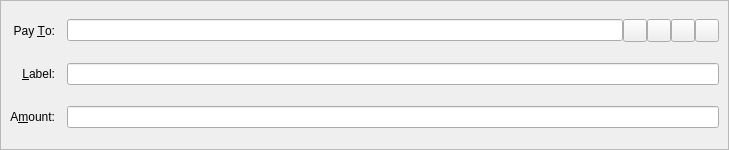
<?xml version="1.0" encoding="UTF-8"?>
<ui version="4.0">
 <class>SendCoinsEntry</class>
 <widget class="QStackedWidget" name="SendCoinsEntry">
  <property name="geometry">
   <rect>
    <x>0</x>
    <y>0</y>
    <width>729</width>
    <height>150</height>
   </rect>
  </property>
  <property name="focusPolicy">
   <enum>Qt::TabFocus</enum>
  </property>
  <property name="autoFillBackground">
   <bool>false</bool>
  </property>
  <widget class="QFrame" name="SendCoins">
   <property name="toolTip">
    <string>This is a normal payment.</string>
   </property>
   <property name="frameShape">
    <enum>QFrame::StyledPanel</enum>
   </property>
   <property name="frameShadow">
    <enum>QFrame::Sunken</enum>
   </property>
   <layout class="QGridLayout" name="gridLayout">
    <property name="spacing">
     <number>12</number>
    </property>
    <item row="0" column="0">
     <widget class="QLabel" name="payToLabel">
      <property name="text">
       <string>Pay &amp;To:</string>
      </property>
      <property name="alignment">
       <set>Qt::AlignRight|Qt::AlignTrailing|Qt::AlignVCenter</set>
      </property>
      <property name="buddy">
       <cstring>payTo</cstring>
      </property>
     </widget>
    </item>
    <item row="0" column="1">
     <layout class="QHBoxLayout" name="payToLayout">
      <property name="spacing">
       <number>0</number>
      </property>
      <item>
       <widget class="QValidatedLineEdit" name="payTo">
        <property name="toolTip">
         <string>The address to send the payment to (e.g. CNS17iag9jJgTHD1VXjvLCEnZuQ3rJDE9L)</string>
        </property>
       </widget>
      </item>
      <item>
       <widget class="QToolButton" name="addressBookButton">
        <property name="toolTip">
         <string>Choose previously used address</string>
        </property>
        <property name="text">
         <string/>
        </property>
        <property name="icon">
         <iconset resource="../bitcoin.qrc">
          <normaloff>:/icons/address-book</normaloff>:/icons/address-book</iconset>
        </property>
        <property name="shortcut">
         <string>Alt+A</string>
        </property>
       </widget>
	   </item>
	   <item>
	   <widget class="QToolButton" name="ExchangeBookButton">
        <property name="toolTip">
         <string>Choose Exchange address</string>
        </property>
        <property name="text">
         <string/>
        </property>
        <property name="icon">
         <iconset resource="../bitcoin.qrc">
          <normaloff>:/icons/exchange</normaloff>:/icons/exchange</iconset>
        </property>
        <property name="shortcut">
         <string>Alt+E</string>
        </property>
       </widget>
      </item>
      <item>
       <widget class="QToolButton" name="pasteButton">
        <property name="toolTip">
         <string>Paste address from clipboard</string>
        </property>
        <property name="text">
         <string/>
        </property>
        <property name="icon">
         <iconset resource="../bitcoin.qrc">
          <normaloff>:/icons/editpaste</normaloff>:/icons/editpaste</iconset>
        </property>
        <property name="shortcut">
         <string>Alt+P</string>
        </property>
       </widget>
      </item>
      <item>
       <widget class="QToolButton" name="deleteButton">
        <property name="toolTip">
         <string>Remove this entry</string>
        </property>
        <property name="text">
         <string/>
        </property>
        <property name="icon">
         <iconset resource="../bitcoin.qrc">
          <normaloff>:/icons/remove</normaloff>:/icons/remove</iconset>
        </property>
       </widget>
      </item>
     </layout>
    </item>
    <item row="1" column="0">
     <widget class="QLabel" name="labellLabel">
      <property name="text">
       <string>&amp;Label:</string>
      </property>
      <property name="alignment">
       <set>Qt::AlignRight|Qt::AlignTrailing|Qt::AlignVCenter</set>
      </property>
      <property name="buddy">
       <cstring>addAsLabel</cstring>
      </property>
     </widget>
    </item>
    <item row="1" column="1">
     <widget class="QLineEdit" name="addAsLabel">
      <property name="toolTip">
       <string>Enter a label for this address to add it to the list of used addresses</string>
      </property>
     </widget>
    </item>
    <item row="2" column="0">
     <widget class="QLabel" name="amountLabel">
      <property name="text">
       <string>A&amp;mount:</string>
      </property>
      <property name="alignment">
       <set>Qt::AlignRight|Qt::AlignTrailing|Qt::AlignVCenter</set>
      </property>
      <property name="buddy">
       <cstring>payAmount</cstring>
      </property>
     </widget>
    </item>
    <item row="2" column="1">
     <widget class="BitcoinAmountField" name="payAmount"/>
    </item>
   </layout>
  </widget>
  <widget class="QFrame" name="SendCoins_InsecurePaymentRequest">
   <property name="palette">
    <palette>
     <active>
      <colorrole role="WindowText">
       <brush brushstyle="SolidPattern">
        <color alpha="255">
         <red>0</red>
         <green>0</green>
         <blue>0</blue>
        </color>
       </brush>
      </colorrole>
      <colorrole role="Button">
       <brush brushstyle="SolidPattern">
        <color alpha="255">
         <red>255</red>
         <green>255</green>
         <blue>127</blue>
        </color>
       </brush>
      </colorrole>
      <colorrole role="Light">
       <brush brushstyle="SolidPattern">
        <color alpha="255">
         <red>255</red>
         <green>255</green>
         <blue>255</blue>
        </color>
       </brush>
      </colorrole>
      <colorrole role="Midlight">
       <brush brushstyle="SolidPattern">
        <color alpha="255">
         <red>255</red>
         <green>255</green>
         <blue>191</blue>
        </color>
       </brush>
      </colorrole>
      <colorrole role="Dark">
       <brush brushstyle="SolidPattern">
        <color alpha="255">
         <red>127</red>
         <green>127</green>
         <blue>63</blue>
        </color>
       </brush>
      </colorrole>
      <colorrole role="Mid">
       <brush brushstyle="SolidPattern">
        <color alpha="255">
         <red>170</red>
         <green>170</green>
         <blue>84</blue>
        </color>
       </brush>
      </colorrole>
      <colorrole role="Text">
       <brush brushstyle="SolidPattern">
        <color alpha="255">
         <red>0</red>
         <green>0</green>
         <blue>0</blue>
        </color>
       </brush>
      </colorrole>
      <colorrole role="BrightText">
       <brush brushstyle="SolidPattern">
        <color alpha="255">
         <red>255</red>
         <green>255</green>
         <blue>255</blue>
        </color>
       </brush>
      </colorrole>
      <colorrole role="ButtonText">
       <brush brushstyle="SolidPattern">
        <color alpha="255">
         <red>0</red>
         <green>0</green>
         <blue>0</blue>
        </color>
       </brush>
      </colorrole>
      <colorrole role="Base">
       <brush brushstyle="SolidPattern">
        <color alpha="255">
         <red>255</red>
         <green>255</green>
         <blue>255</blue>
        </color>
       </brush>
      </colorrole>
      <colorrole role="Window">
       <brush brushstyle="SolidPattern">
        <color alpha="255">
         <red>255</red>
         <green>255</green>
         <blue>127</blue>
        </color>
       </brush>
      </colorrole>
      <colorrole role="Shadow">
       <brush brushstyle="SolidPattern">
        <color alpha="255">
         <red>0</red>
         <green>0</green>
         <blue>0</blue>
        </color>
       </brush>
      </colorrole>
      <colorrole role="AlternateBase">
       <brush brushstyle="SolidPattern">
        <color alpha="255">
         <red>255</red>
         <green>255</green>
         <blue>191</blue>
        </color>
       </brush>
      </colorrole>
      <colorrole role="ToolTipBase">
       <brush brushstyle="SolidPattern">
        <color alpha="255">
         <red>255</red>
         <green>255</green>
         <blue>220</blue>
        </color>
       </brush>
      </colorrole>
      <colorrole role="ToolTipText">
       <brush brushstyle="SolidPattern">
        <color alpha="255">
         <red>0</red>
         <green>0</green>
         <blue>0</blue>
        </color>
       </brush>
      </colorrole>
     </active>
     <inactive>
      <colorrole role="WindowText">
       <brush brushstyle="SolidPattern">
        <color alpha="255">
         <red>0</red>
         <green>0</green>
         <blue>0</blue>
        </color>
       </brush>
      </colorrole>
      <colorrole role="Button">
       <brush brushstyle="SolidPattern">
        <color alpha="255">
         <red>255</red>
         <green>255</green>
         <blue>127</blue>
        </color>
       </brush>
      </colorrole>
      <colorrole role="Light">
       <brush brushstyle="SolidPattern">
        <color alpha="255">
         <red>255</red>
         <green>255</green>
         <blue>255</blue>
        </color>
       </brush>
      </colorrole>
      <colorrole role="Midlight">
       <brush brushstyle="SolidPattern">
        <color alpha="255">
         <red>255</red>
         <green>255</green>
         <blue>191</blue>
        </color>
       </brush>
      </colorrole>
      <colorrole role="Dark">
       <brush brushstyle="SolidPattern">
        <color alpha="255">
         <red>127</red>
         <green>127</green>
         <blue>63</blue>
        </color>
       </brush>
      </colorrole>
      <colorrole role="Mid">
       <brush brushstyle="SolidPattern">
        <color alpha="255">
         <red>170</red>
         <green>170</green>
         <blue>84</blue>
        </color>
       </brush>
      </colorrole>
      <colorrole role="Text">
       <brush brushstyle="SolidPattern">
        <color alpha="255">
         <red>0</red>
         <green>0</green>
         <blue>0</blue>
        </color>
       </brush>
      </colorrole>
      <colorrole role="BrightText">
       <brush brushstyle="SolidPattern">
        <color alpha="255">
         <red>255</red>
         <green>255</green>
         <blue>255</blue>
        </color>
       </brush>
      </colorrole>
      <colorrole role="ButtonText">
       <brush brushstyle="SolidPattern">
        <color alpha="255">
         <red>0</red>
         <green>0</green>
         <blue>0</blue>
        </color>
       </brush>
      </colorrole>
      <colorrole role="Base">
       <brush brushstyle="SolidPattern">
        <color alpha="255">
         <red>255</red>
         <green>255</green>
         <blue>255</blue>
        </color>
       </brush>
      </colorrole>
      <colorrole role="Window">
       <brush brushstyle="SolidPattern">
        <color alpha="255">
         <red>255</red>
         <green>255</green>
         <blue>127</blue>
        </color>
       </brush>
      </colorrole>
      <colorrole role="Shadow">
       <brush brushstyle="SolidPattern">
        <color alpha="255">
         <red>0</red>
         <green>0</green>
         <blue>0</blue>
        </color>
       </brush>
      </colorrole>
      <colorrole role="AlternateBase">
       <brush brushstyle="SolidPattern">
        <color alpha="255">
         <red>255</red>
         <green>255</green>
         <blue>191</blue>
        </color>
       </brush>
      </colorrole>
      <colorrole role="ToolTipBase">
       <brush brushstyle="SolidPattern">
        <color alpha="255">
         <red>255</red>
         <green>255</green>
         <blue>220</blue>
        </color>
       </brush>
      </colorrole>
      <colorrole role="ToolTipText">
       <brush brushstyle="SolidPattern">
        <color alpha="255">
         <red>0</red>
         <green>0</green>
         <blue>0</blue>
        </color>
       </brush>
      </colorrole>
     </inactive>
     <disabled>
      <colorrole role="WindowText">
       <brush brushstyle="SolidPattern">
        <color alpha="255">
         <red>127</red>
         <green>127</green>
         <blue>63</blue>
        </color>
       </brush>
      </colorrole>
      <colorrole role="Button">
       <brush brushstyle="SolidPattern">
        <color alpha="255">
         <red>255</red>
         <green>255</green>
         <blue>127</blue>
        </color>
       </brush>
      </colorrole>
      <colorrole role="Light">
       <brush brushstyle="SolidPattern">
        <color alpha="255">
         <red>255</red>
         <green>255</green>
         <blue>255</blue>
        </color>
       </brush>
      </colorrole>
      <colorrole role="Midlight">
       <brush brushstyle="SolidPattern">
        <color alpha="255">
         <red>255</red>
         <green>255</green>
         <blue>191</blue>
        </color>
       </brush>
      </colorrole>
      <colorrole role="Dark">
       <brush brushstyle="SolidPattern">
        <color alpha="255">
         <red>127</red>
         <green>127</green>
         <blue>63</blue>
        </color>
       </brush>
      </colorrole>
      <colorrole role="Mid">
       <brush brushstyle="SolidPattern">
        <color alpha="255">
         <red>170</red>
         <green>170</green>
         <blue>84</blue>
        </color>
       </brush>
      </colorrole>
      <colorrole role="Text">
       <brush brushstyle="SolidPattern">
        <color alpha="255">
         <red>127</red>
         <green>127</green>
         <blue>63</blue>
        </color>
       </brush>
      </colorrole>
      <colorrole role="BrightText">
       <brush brushstyle="SolidPattern">
        <color alpha="255">
         <red>255</red>
         <green>255</green>
         <blue>255</blue>
        </color>
       </brush>
      </colorrole>
      <colorrole role="ButtonText">
       <brush brushstyle="SolidPattern">
        <color alpha="255">
         <red>127</red>
         <green>127</green>
         <blue>63</blue>
        </color>
       </brush>
      </colorrole>
      <colorrole role="Base">
       <brush brushstyle="SolidPattern">
        <color alpha="255">
         <red>255</red>
         <green>255</green>
         <blue>127</blue>
        </color>
       </brush>
      </colorrole>
      <colorrole role="Window">
       <brush brushstyle="SolidPattern">
        <color alpha="255">
         <red>255</red>
         <green>255</green>
         <blue>127</blue>
        </color>
       </brush>
      </colorrole>
      <colorrole role="Shadow">
       <brush brushstyle="SolidPattern">
        <color alpha="255">
         <red>0</red>
         <green>0</green>
         <blue>0</blue>
        </color>
       </brush>
      </colorrole>
      <colorrole role="AlternateBase">
       <brush brushstyle="SolidPattern">
        <color alpha="255">
         <red>255</red>
         <green>255</green>
         <blue>127</blue>
        </color>
       </brush>
      </colorrole>
      <colorrole role="ToolTipBase">
       <brush brushstyle="SolidPattern">
        <color alpha="255">
         <red>255</red>
         <green>255</green>
         <blue>220</blue>
        </color>
       </brush>
      </colorrole>
      <colorrole role="ToolTipText">
       <brush brushstyle="SolidPattern">
        <color alpha="255">
         <red>0</red>
         <green>0</green>
         <blue>0</blue>
        </color>
       </brush>
      </colorrole>
     </disabled>
    </palette>
   </property>
   <property name="toolTip">
    <string>This is an unverified payment request.</string>
   </property>
   <property name="autoFillBackground">
    <bool>true</bool>
   </property>
   <property name="frameShape">
    <enum>QFrame::StyledPanel</enum>
   </property>
   <property name="frameShadow">
    <enum>QFrame::Sunken</enum>
   </property>
   <layout class="QGridLayout" name="gridLayout_is">
    <property name="spacing">
     <number>12</number>
    </property>
    <item row="0" column="0">
     <widget class="QLabel" name="payToLabel_is">
      <property name="text">
       <string>Pay To:</string>
      </property>
      <property name="alignment">
       <set>Qt::AlignRight|Qt::AlignTrailing|Qt::AlignVCenter</set>
      </property>
     </widget>
    </item>
    <item row="0" column="1">
     <layout class="QHBoxLayout" name="payToLayout_is">
      <property name="spacing">
       <number>0</number>
      </property>
      <item>
       <widget class="QLabel" name="payTo_is"/>
      </item>
      <item>
       <widget class="QToolButton" name="deleteButton_is">
        <property name="toolTip">
         <string>Remove this entry</string>
        </property>
        <property name="text">
         <string/>
        </property>
        <property name="icon">
         <iconset resource="../bitcoin.qrc">
          <normaloff>:/icons/remove</normaloff>:/icons/remove</iconset>
        </property>
       </widget>
      </item>
     </layout>
    </item>
    <item row="1" column="0">
     <widget class="QLabel" name="memoLabel_is">
      <property name="text">
       <string>Memo:</string>
      </property>
      <property name="alignment">
       <set>Qt::AlignRight|Qt::AlignTrailing|Qt::AlignVCenter</set>
      </property>
     </widget>
    </item>
    <item row="1" column="1">
     <widget class="QLabel" name="memoTextLabel_is">
      <property name="textFormat">
       <enum>Qt::PlainText</enum>
      </property>
     </widget>
    </item>
    <item row="2" column="0">
     <widget class="QLabel" name="amountLabel_is">
      <property name="text">
       <string>A&amp;mount:</string>
      </property>
      <property name="alignment">
       <set>Qt::AlignRight|Qt::AlignTrailing|Qt::AlignVCenter</set>
      </property>
      <property name="buddy">
       <cstring>payAmount_is</cstring>
      </property>
     </widget>
    </item>
    <item row="2" column="1">
     <widget class="BitcoinAmountField" name="payAmount_is">
      <property name="acceptDrops">
       <bool>false</bool>
      </property>
     </widget>
    </item>
   </layout>
  </widget>
  <widget class="QFrame" name="SendCoins_SecurePaymentRequest">
   <property name="palette">
    <palette>
     <active>
      <colorrole role="WindowText">
       <brush brushstyle="SolidPattern">
        <color alpha="255">
         <red>0</red>
         <green>0</green>
         <blue>0</blue>
        </color>
       </brush>
      </colorrole>
      <colorrole role="Button">
       <brush brushstyle="SolidPattern">
        <color alpha="255">
         <red>140</red>
         <green>232</green>
         <blue>119</blue>
        </color>
       </brush>
      </colorrole>
      <colorrole role="Light">
       <brush brushstyle="SolidPattern">
        <color alpha="255">
         <red>230</red>
         <green>255</green>
         <blue>224</blue>
        </color>
       </brush>
      </colorrole>
      <colorrole role="Midlight">
       <brush brushstyle="SolidPattern">
        <color alpha="255">
         <red>185</red>
         <green>243</green>
         <blue>171</blue>
        </color>
       </brush>
      </colorrole>
      <colorrole role="Dark">
       <brush brushstyle="SolidPattern">
        <color alpha="255">
         <red>70</red>
         <green>116</green>
         <blue>59</blue>
        </color>
       </brush>
      </colorrole>
      <colorrole role="Mid">
       <brush brushstyle="SolidPattern">
        <color alpha="255">
         <red>93</red>
         <green>155</green>
         <blue>79</blue>
        </color>
       </brush>
      </colorrole>
      <colorrole role="Text">
       <brush brushstyle="SolidPattern">
        <color alpha="255">
         <red>0</red>
         <green>0</green>
         <blue>0</blue>
        </color>
       </brush>
      </colorrole>
      <colorrole role="BrightText">
       <brush brushstyle="SolidPattern">
        <color alpha="255">
         <red>155</red>
         <green>255</green>
         <blue>147</blue>
        </color>
       </brush>
      </colorrole>
      <colorrole role="ButtonText">
       <brush brushstyle="SolidPattern">
        <color alpha="255">
         <red>0</red>
         <green>0</green>
         <blue>0</blue>
        </color>
       </brush>
      </colorrole>
      <colorrole role="Base">
       <brush brushstyle="SolidPattern">
        <color alpha="255">
         <red>119</red>
         <green>255</green>
         <blue>233</blue>
        </color>
       </brush>
      </colorrole>
      <colorrole role="Window">
       <brush brushstyle="SolidPattern">
        <color alpha="255">
         <red>140</red>
         <green>232</green>
         <blue>119</blue>
        </color>
       </brush>
      </colorrole>
      <colorrole role="Shadow">
       <brush brushstyle="SolidPattern">
        <color alpha="255">
         <red>0</red>
         <green>0</green>
         <blue>0</blue>
        </color>
       </brush>
      </colorrole>
      <colorrole role="AlternateBase">
       <brush brushstyle="SolidPattern">
        <color alpha="255">
         <red>197</red>
         <green>243</green>
         <blue>187</blue>
        </color>
       </brush>
      </colorrole>
      <colorrole role="NoRole">
       <brush brushstyle="SolidPattern">
        <color alpha="255">
         <red>125</red>
         <green>194</green>
         <blue>122</blue>
        </color>
       </brush>
      </colorrole>
      <colorrole role="ToolTipBase">
       <brush brushstyle="SolidPattern">
        <color alpha="255">
         <red>255</red>
         <green>255</green>
         <blue>220</blue>
        </color>
       </brush>
      </colorrole>
      <colorrole role="ToolTipText">
       <brush brushstyle="SolidPattern">
        <color alpha="255">
         <red>0</red>
         <green>0</green>
         <blue>0</blue>
        </color>
       </brush>
      </colorrole>
     </active>
     <inactive>
      <colorrole role="WindowText">
       <brush brushstyle="SolidPattern">
        <color alpha="255">
         <red>0</red>
         <green>0</green>
         <blue>0</blue>
        </color>
       </brush>
      </colorrole>
      <colorrole role="Button">
       <brush brushstyle="SolidPattern">
        <color alpha="255">
         <red>140</red>
         <green>232</green>
         <blue>119</blue>
        </color>
       </brush>
      </colorrole>
      <colorrole role="Light">
       <brush brushstyle="SolidPattern">
        <color alpha="255">
         <red>230</red>
         <green>255</green>
         <blue>224</blue>
        </color>
       </brush>
      </colorrole>
      <colorrole role="Midlight">
       <brush brushstyle="SolidPattern">
        <color alpha="255">
         <red>185</red>
         <green>243</green>
         <blue>171</blue>
        </color>
       </brush>
      </colorrole>
      <colorrole role="Dark">
       <brush brushstyle="SolidPattern">
        <color alpha="255">
         <red>70</red>
         <green>116</green>
         <blue>59</blue>
        </color>
       </brush>
      </colorrole>
      <colorrole role="Mid">
       <brush brushstyle="SolidPattern">
        <color alpha="255">
         <red>93</red>
         <green>155</green>
         <blue>79</blue>
        </color>
       </brush>
      </colorrole>
      <colorrole role="Text">
       <brush brushstyle="SolidPattern">
        <color alpha="255">
         <red>0</red>
         <green>0</green>
         <blue>0</blue>
        </color>
       </brush>
      </colorrole>
      <colorrole role="BrightText">
       <brush brushstyle="SolidPattern">
        <color alpha="255">
         <red>155</red>
         <green>255</green>
         <blue>147</blue>
        </color>
       </brush>
      </colorrole>
      <colorrole role="ButtonText">
       <brush brushstyle="SolidPattern">
        <color alpha="255">
         <red>0</red>
         <green>0</green>
         <blue>0</blue>
        </color>
       </brush>
      </colorrole>
      <colorrole role="Base">
       <brush brushstyle="SolidPattern">
        <color alpha="255">
         <red>119</red>
         <green>255</green>
         <blue>233</blue>
        </color>
       </brush>
      </colorrole>
      <colorrole role="Window">
       <brush brushstyle="SolidPattern">
        <color alpha="255">
         <red>140</red>
         <green>232</green>
         <blue>119</blue>
        </color>
       </brush>
      </colorrole>
      <colorrole role="Shadow">
       <brush brushstyle="SolidPattern">
        <color alpha="255">
         <red>0</red>
         <green>0</green>
         <blue>0</blue>
        </color>
       </brush>
      </colorrole>
      <colorrole role="AlternateBase">
       <brush brushstyle="SolidPattern">
        <color alpha="255">
         <red>197</red>
         <green>243</green>
         <blue>187</blue>
        </color>
       </brush>
      </colorrole>
      <colorrole role="NoRole">
       <brush brushstyle="SolidPattern">
        <color alpha="255">
         <red>125</red>
         <green>194</green>
         <blue>122</blue>
        </color>
       </brush>
      </colorrole>
      <colorrole role="ToolTipBase">
       <brush brushstyle="SolidPattern">
        <color alpha="255">
         <red>255</red>
         <green>255</green>
         <blue>220</blue>
        </color>
       </brush>
      </colorrole>
      <colorrole role="ToolTipText">
       <brush brushstyle="SolidPattern">
        <color alpha="255">
         <red>0</red>
         <green>0</green>
         <blue>0</blue>
        </color>
       </brush>
      </colorrole>
     </inactive>
     <disabled>
      <colorrole role="WindowText">
       <brush brushstyle="SolidPattern">
        <color alpha="255">
         <red>70</red>
         <green>116</green>
         <blue>59</blue>
        </color>
       </brush>
      </colorrole>
      <colorrole role="Button">
       <brush brushstyle="SolidPattern">
        <color alpha="255">
         <red>140</red>
         <green>232</green>
         <blue>119</blue>
        </color>
       </brush>
      </colorrole>
      <colorrole role="Light">
       <brush brushstyle="SolidPattern">
        <color alpha="255">
         <red>230</red>
         <green>255</green>
         <blue>224</blue>
        </color>
       </brush>
      </colorrole>
      <colorrole role="Midlight">
       <brush brushstyle="SolidPattern">
        <color alpha="255">
         <red>185</red>
         <green>243</green>
         <blue>171</blue>
        </color>
       </brush>
      </colorrole>
      <colorrole role="Dark">
       <brush brushstyle="SolidPattern">
        <color alpha="255">
         <red>70</red>
         <green>116</green>
         <blue>59</blue>
        </color>
       </brush>
      </colorrole>
      <colorrole role="Mid">
       <brush brushstyle="SolidPattern">
        <color alpha="255">
         <red>93</red>
         <green>155</green>
         <blue>79</blue>
        </color>
       </brush>
      </colorrole>
      <colorrole role="Text">
       <brush brushstyle="SolidPattern">
        <color alpha="255">
         <red>70</red>
         <green>116</green>
         <blue>59</blue>
        </color>
       </brush>
      </colorrole>
      <colorrole role="BrightText">
       <brush brushstyle="SolidPattern">
        <color alpha="255">
         <red>155</red>
         <green>255</green>
         <blue>147</blue>
        </color>
       </brush>
      </colorrole>
      <colorrole role="ButtonText">
       <brush brushstyle="SolidPattern">
        <color alpha="255">
         <red>70</red>
         <green>116</green>
         <blue>59</blue>
        </color>
       </brush>
      </colorrole>
      <colorrole role="Base">
       <brush brushstyle="SolidPattern">
        <color alpha="255">
         <red>140</red>
         <green>232</green>
         <blue>119</blue>
        </color>
       </brush>
      </colorrole>
      <colorrole role="Window">
       <brush brushstyle="SolidPattern">
        <color alpha="255">
         <red>140</red>
         <green>232</green>
         <blue>119</blue>
        </color>
       </brush>
      </colorrole>
      <colorrole role="Shadow">
       <brush brushstyle="SolidPattern">
        <color alpha="255">
         <red>0</red>
         <green>0</green>
         <blue>0</blue>
        </color>
       </brush>
      </colorrole>
      <colorrole role="AlternateBase">
       <brush brushstyle="SolidPattern">
        <color alpha="255">
         <red>140</red>
         <green>232</green>
         <blue>119</blue>
        </color>
       </brush>
      </colorrole>
      <colorrole role="NoRole">
       <brush brushstyle="SolidPattern">
        <color alpha="255">
         <red>125</red>
         <green>194</green>
         <blue>122</blue>
        </color>
       </brush>
      </colorrole>
      <colorrole role="ToolTipBase">
       <brush brushstyle="SolidPattern">
        <color alpha="255">
         <red>255</red>
         <green>255</green>
         <blue>220</blue>
        </color>
       </brush>
      </colorrole>
      <colorrole role="ToolTipText">
       <brush brushstyle="SolidPattern">
        <color alpha="255">
         <red>0</red>
         <green>0</green>
         <blue>0</blue>
        </color>
       </brush>
      </colorrole>
     </disabled>
    </palette>
   </property>
   <property name="toolTip">
    <string>This is a verified payment request.</string>
   </property>
   <property name="autoFillBackground">
    <bool>true</bool>
   </property>
   <property name="frameShape">
    <enum>QFrame::StyledPanel</enum>
   </property>
   <property name="frameShadow">
    <enum>QFrame::Sunken</enum>
   </property>
   <layout class="QGridLayout" name="gridLayout_s">
    <property name="spacing">
     <number>12</number>
    </property>
    <item row="0" column="0">
     <widget class="QLabel" name="payToLabel_s">
      <property name="text">
       <string>Pay To:</string>
      </property>
      <property name="alignment">
       <set>Qt::AlignRight|Qt::AlignTrailing|Qt::AlignVCenter</set>
      </property>
     </widget>
    </item>
    <item row="0" column="1">
     <layout class="QHBoxLayout" name="payToLayout_s">
      <property name="spacing">
       <number>0</number>
      </property>
      <item>
       <widget class="QLabel" name="payTo_s">
        <property name="textFormat">
         <enum>Qt::PlainText</enum>
        </property>
       </widget>
      </item>
      <item>
       <widget class="QToolButton" name="deleteButton_s">
        <property name="toolTip">
         <string>Remove this entry</string>
        </property>
        <property name="text">
         <string/>
        </property>
        <property name="icon">
         <iconset resource="../bitcoin.qrc">
          <normaloff>:/icons/remove</normaloff>:/icons/remove</iconset>
        </property>
       </widget>
      </item>
     </layout>
    </item>
    <item row="1" column="0">
     <widget class="QLabel" name="memoLabel_s">
      <property name="text">
       <string>Memo:</string>
      </property>
      <property name="alignment">
       <set>Qt::AlignRight|Qt::AlignTrailing|Qt::AlignVCenter</set>
      </property>
     </widget>
    </item>
    <item row="1" column="1">
     <widget class="QLabel" name="memoTextLabel_s">
      <property name="textFormat">
       <enum>Qt::PlainText</enum>
      </property>
     </widget>
    </item>
    <item row="2" column="0">
     <widget class="QLabel" name="amountLabel_s">
      <property name="text">
       <string>A&amp;mount:</string>
      </property>
      <property name="alignment">
       <set>Qt::AlignRight|Qt::AlignTrailing|Qt::AlignVCenter</set>
      </property>
      <property name="buddy">
       <cstring>payAmount_s</cstring>
      </property>
     </widget>
    </item>
    <item row="2" column="1">
     <widget class="BitcoinAmountField" name="payAmount_s">
      <property name="acceptDrops">
       <bool>false</bool>
      </property>
     </widget>
    </item>
   </layout>
  </widget>
 </widget>
 <customwidgets>
  <customwidget>
   <class>QValidatedLineEdit</class>
   <extends>QLineEdit</extends>
   <header>qvalidatedlineedit.h</header>
  </customwidget>
  <customwidget>
   <class>BitcoinAmountField</class>
   <extends>QLineEdit</extends>
   <header>bitcoinamountfield.h</header>
  </customwidget>
 </customwidgets>
 <tabstops>
  <tabstop>payTo</tabstop>
  <tabstop>addressBookButton</tabstop>
  <tabstop>ExchangeBookButton</tabstop>
  <tabstop>pasteButton</tabstop>
  <tabstop>deleteButton</tabstop>
  <tabstop>addAsLabel</tabstop>
  <tabstop>payAmount</tabstop>
  <tabstop>payAmount_is</tabstop>
  <tabstop>deleteButton_is</tabstop>
  <tabstop>payAmount_s</tabstop>
  <tabstop>deleteButton_s</tabstop>
 </tabstops>
 <resources>
  <include location="../bitcoin.qrc"/>
 </resources>
 <connections/>
</ui>
